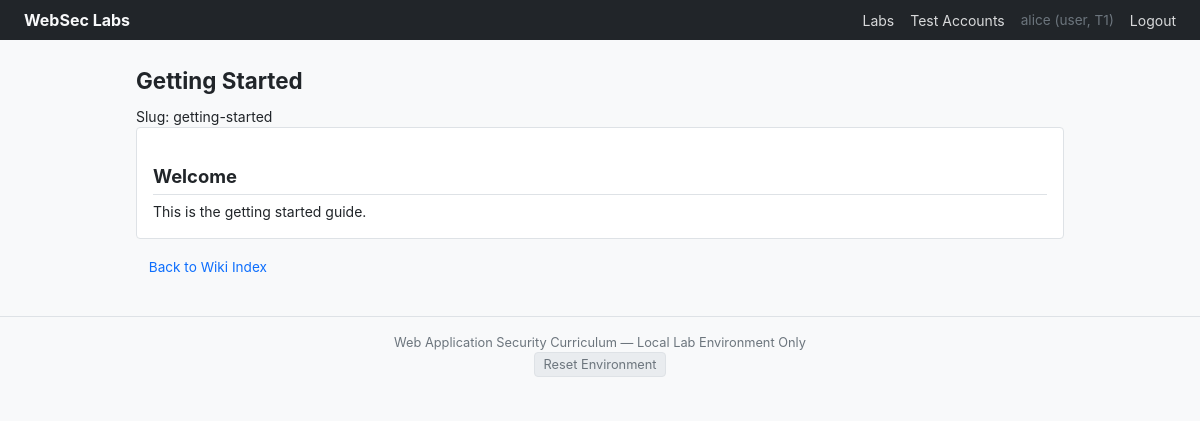
/lab/injection/inj-03/wiki/getting-started (signed in), run on the app's committed database.
### tables this page shows
CREATE TABLE wiki_pages (
        id INTEGER PRIMARY KEY AUTOINCREMENT,
        slug TEXT UNIQUE NOT NULL,
        title TEXT NOT NULL,
        body TEXT,
        author_id INTEGER,
        created_at TIMESTAMP DEFAULT CURRENT_TIMESTAMP
    );

### app/routes/injection.py (the view)
@injection_bp.route('/inj-03/wiki/<slug>')
def lab13_wiki_view(slug):
    err = _require_login()
    if err:
        return err
    patched = current_app.config.get('PATCHED_MODE', False)
    db = get_db()
    page = db.execute("SELECT * FROM wiki_pages WHERE slug = ?", (slug,)).fetchone()
    db.close()
    if not page:
        return jsonify({'error': 'Page not found'}), 404
    page_dict = dict(page)
    if patched:
        body = page_dict['body']
        body = re.sub(r'<\s*script[^>]*>.*?</\s*script\s*>', '', body, flags=re.I | re.S)
        body = re.sub(r'\bon\w+\s*=\s*(?:"[^"]*"|\'[^\']*\'|[^\s>]+)', '', body, flags=re.I)
        page_dict['body_html'] = str(html_escape(body))
    else:
        page_dict['body_html'] = page_dict['body']
    return render_template('labs/inj_03_wiki.html', page=page_dict)

### app/database/db.py (called while the page is built)
def get_db():
    db_path = os.environ.get('DB_PATH', 'websec_labs.db')
    conn = sqlite3.connect(db_path)
    conn.row_factory = sqlite3.Row
    conn.execute("PRAGMA journal_mode=WAL")
    conn.execute("PRAGMA foreign_keys=ON")
    return conn

### app/routes/injection.py (called while the page is built)
def _require_login():
    if 'user_id' not in session:
        return jsonify({'error': 'Authentication required'}), 401
    return None

### app/templates/labs/inj_03_wiki.html (shortened to what this page needs)
{% extends "base.html" %}
{% block content %}
<h1>{{ page.title }}</h1>
<p class="badge badge-info">Slug: {{ page.slug }}</p>
<div class="card">
    <div id="wiki-content">
        {{ page.body_html | safe }}
    </div>
</div>
<p>
    <a href="/lab/injection/inj-03" class="btn btn-secondary">Back to Wiki Index</a>
</p>
{% endblock %}

### app/static/css/style.css (style rules this page uses)
:root { --bg: #f8f9fa; --fg: #212529; --muted: #6c757d; --border: #dee2e6; --accent: #0d6efd; --accent-hover: #0b5ed7; --danger: #dc3545; --success: #198754; --warning: #ffc107; --card-bg: #fff; --nav-bg: #212529; --nav-fg: #f8f9fa; --code-bg: #e9ecef; --radius: 4px; }
* { box-sizing: border-box; margin: 0; padding: 0; }
body { font-family: -apple-system, BlinkMacSystemFont, "Segoe UI", Roboto, "Helvetica Neue", Arial, sans-serif; font-size: 14px; line-height: 1.5; color: var(--fg); background: var(--bg); }
h1 { font-size: 1.4rem; margin-bottom: 0.5rem; }
h2 { font-size: 1.15rem; margin: 1.2rem 0 0.4rem; border-bottom: 1px solid var(--border); padding-bottom: 0.2rem; }
a { color: var(--accent); }
.card { background: var(--card-bg); border: 1px solid var(--border); border-radius: var(--radius); padding: 1rem; margin-bottom: 0.75rem; }
.btn { display: inline-block; padding: 0.4rem 0.8rem; border: none; border-radius: var(--radius); font-size: 0.85rem; cursor: pointer; text-decoration: none; font-family: inherit; }

### data on the page
wiki_pages: title "Getting Started", slug "getting-started", body_html "Welcome This is the getting started guide."

### other printed values
{{ session['username'] }} "alice"
{{ session['role'] }} "user"
{{ session['tenant_id'] }} "1"
